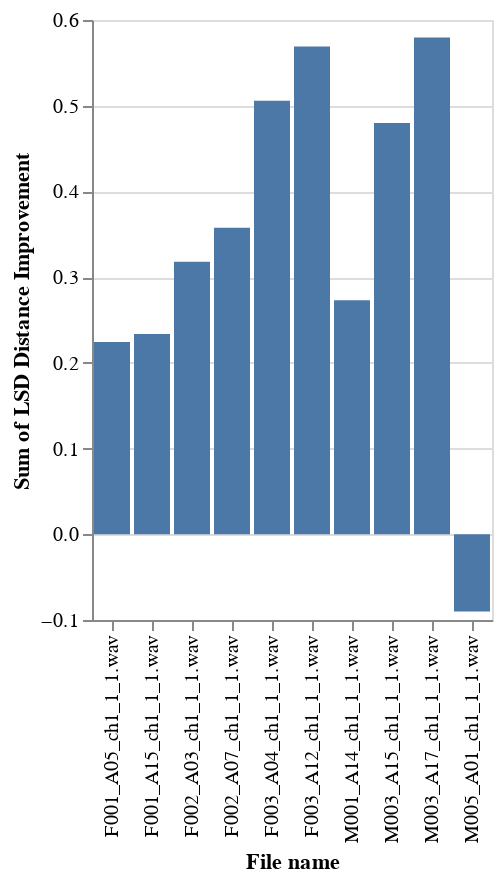

Notebook code cell kept with this figure:
### Code cell
DeepnoteChart(df, """{"layer":[{"layer":[{"mark":{"clip":true,"type":"bar","color":"#4c78a8","tooltip":true},"encoding":{"x":{"sort":null,"type":"nominal","field":"File name","scale":{"type":"linear"}},"y":{"sort":null,"type":"quantitative","field":"LSD Distance Improvement","scale":{"type":"linear"},"format":{"type":"default","decimals":null},"aggregate":"sum","formatType":"numberFormatFromNumberType"}}}]}],"title":"","config":{"legend":{}},"$schema":"https://vega.github.io/schema/vega-lite/v5.json","encoding":{}}""")

### Figure 1 — Vega-Lite specification as saved in the notebook (floating-point values rounded to 4 significant figures)
{"$schema": "https://vega.github.io/schema/vega-lite/v5.json", "encoding": {}, "layer": [{"layer": [{"mark": {"type": "bar", "tooltip": true, "color": "#4c78a8", "clip": true}, "encoding": {"x": {"field": "File name", "type": "nominal", "sort": null, "scale": {"type": "linear"}}, "y": {"field": "LSD Distance Improvement", "type": "quantitative", "aggregate": "sum", "sort": null, "scale": {"type": "linear"}, "formatType": "numberFormatFromNumberType", "format": {"type": "default", "decimals": null}}}}]}], "title": "", "config": {"legend": {}}, "data": {"values": [{"File name": "F001_A05_ch1_1_1.wav", "LSD C-N": 1.698, "LSD C-E": 1.474, "LSD Distance Improvement": 0.2244, "pesq-c-n": 1.681, "pesq-c-e": 1.97, "pesq_improvement": -0.289, "stoi-c-e": 0.763, "stoi-c-n": 0.6786, "stoi improvement": 0.08441}, {"File name": "F001_A15_ch1_1_1.wav", "LSD C-N": 1.7, "LSD C-E": 1.466, "LSD Distance Improvement": 0.2336, "pesq-c-n": 1.964, "pesq-c-e": 2.022, "pesq_improvement": -0.05815, "stoi-c-e": 0.8231, "stoi-c-n": 0.6981, "stoi improvement": 0.1249}, {"File name": "F002_A03_ch1_1_1.wav", "LSD C-N": 1.787, "LSD C-E": 1.469, "LSD Distance Improvement": 0.3179, "pesq-c-n": 1.423, "pesq-c-e": 2.17, "pesq_improvement": -0.7476, "stoi-c-e": 0.8661, "stoi-c-n": 0.6659, "stoi improvement": 0.2001}, {"File name": "F002_A07_ch1_1_1.wav", "LSD C-N": 1.693, "LSD C-E": 1.335, "LSD Distance Improvement": 0.3577, "pesq-c-n": 1.551, "pesq-c-e": 2.145, "pesq_improvement": -0.5938, "stoi-c-e": 0.8591, "stoi-c-n": 0.7003, "stoi improvement": 0.1588}, {"File name": "F003_A04_ch1_1_1.wav", "LSD C-N": 1.841, "LSD C-E": 1.335, "LSD Distance Improvement": 0.5057, "pesq-c-n": 1.659, "pesq-c-e": 2.341, "pesq_improvement": -0.6813, "stoi-c-e": 0.7013, "stoi-c-n": 0.6157, "stoi improvement": 0.08569}, {"File name": "F003_A12_ch1_1_1.wav", "LSD C-N": 1.873, "LSD C-E": 1.304, "LSD Distance Improvement": 0.5689, "pesq-c-n": 1.649, "pesq-c-e": 2.487, "pesq_improvement": -0.838, "stoi-c-e": 0.7438, "stoi-c-n": 0.6325, "stoi improvement": 0.1113}, {"File name": "M001_A14_ch1_1_1.wav", "LSD C-N": 1.803, "LSD C-E": 1.531, "LSD Distance Improvement": 0.2729, "pesq-c-n": 1.818, "pesq-c-e": 2.306, "pesq_improvement": -0.4872, "stoi-c-e": 0.8238, "stoi-c-n": 0.721, "stoi improvement": 0.1028}, {"File name": "M003_A15_ch1_1_1.wav", "LSD C-N": 2.218, "LSD C-E": 1.738, "LSD Distance Improvement": 0.4798, "pesq-c-n": 1.691, "pesq-c-e": 2.151, "pesq_improvement": -0.4598, "stoi-c-e": 0.817, "stoi-c-n": 0.693, "stoi improvement": 0.124}, {"File name": "M003_A17_ch1_1_1.wav", "LSD C-N": 2.416, "LSD C-E": 1.837, "LSD Distance Improvement": 0.5797, "pesq-c-n": 1.352, "pesq-c-e": 1.752, "pesq_improvement": -0.3996, "stoi-c-e": 0.7349, "stoi-c-n": 0.627, "stoi improvement": 0.1079}, {"File name": "M005_A01_ch1_1_1.wav", "LSD C-N": 1.619, "LSD C-E": 1.709, "LSD Distance Improvement": -0.09002, "pesq-c-n": 2.062, "pesq-c-e": 2.124, "pesq_improvement": -0.06182, "stoi-c-e": 0.6603, "stoi-c-n": 0.6323, "stoi improvement": 0.02794}]}}
